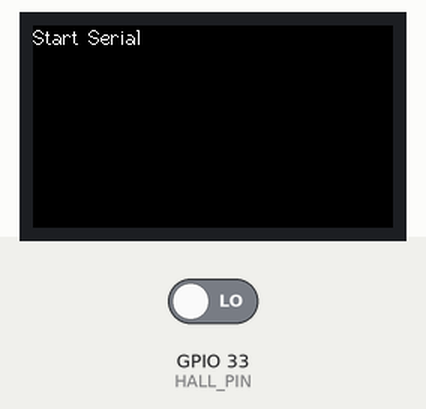
A program run on a simulated ESP32. On the bench: 240×135 colour display. The test bench sets the inputs (shaded band); at power-on: GPIO 33 (HALL_PIN) LOW. WiFi joins after 1.5 s; servers stay silent unless stated; the local clock reads 2024-03-15 10:24:30 at power-on unless the program sets it.

Above: at 0.2 s.
At 1.3 s:
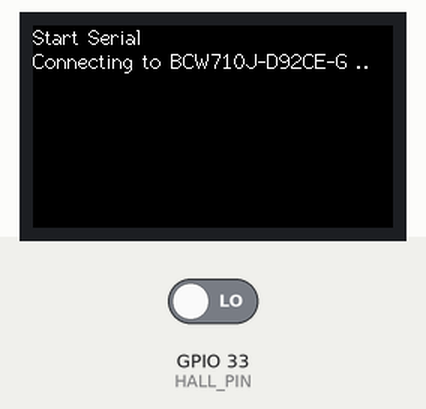
At 2.1 s:
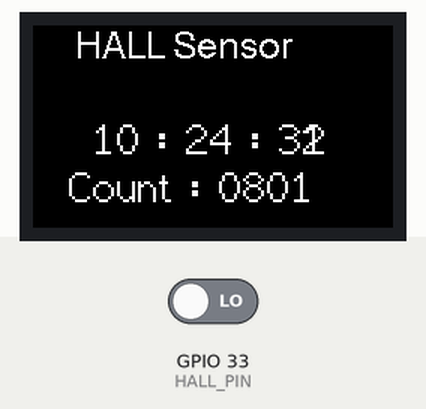
At 9.1 s:
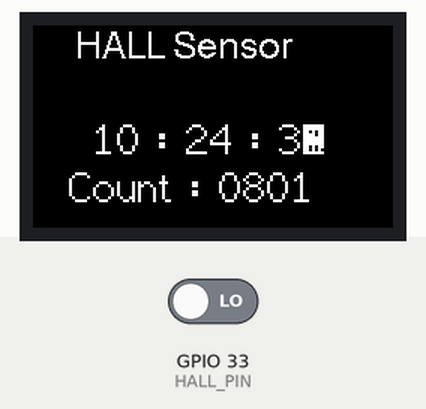
At 20.1 s:
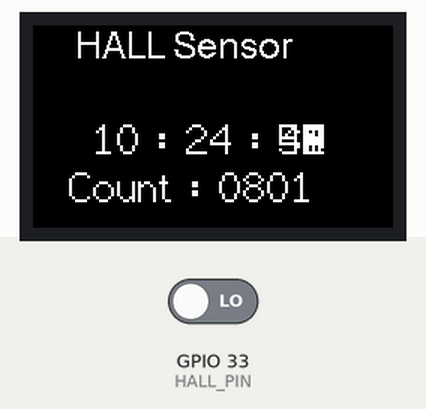
At 30.1 s:
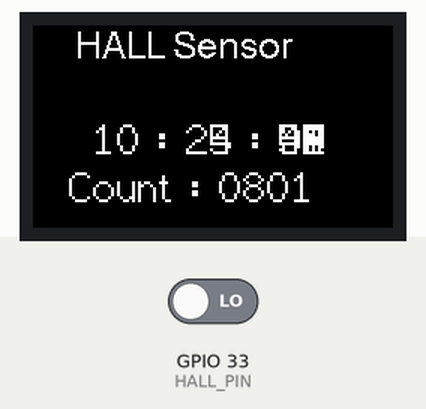

The program:

main.cpp
```cpp
//Low-level signal can be generated when the magnet S pole is close to the front of the sensor
//OR the N pole is close to the back, and the internal LED indicator will light up, the screen wiil display 0.

#include <M5stickCPlus.h>
#include <HTTPClient.h>
#include <ArduinoJson.h>
#include <WiFi.h>
#include <time.h>
#include <stdio.h>
#define HALL_PIN 33

const char* ssid     = "BCW710J-D92CE-G";
const char* password = "544558d777de8";

const int capacity = JSON_OBJECT_SIZE(1);
StaticJsonDocument<capacity> json_request;
char buffer[255];

const char *host = "https://a9atl802u7.execute-api.ap-northeast-1.amazonaws.com/default/count_to_table";

void header(const char *string, uint16_t color)
{
  M5.Lcd.fillScreen(color);
  M5.Lcd.setTextSize(1);
  M5.Lcd.setTextColor(TFT_WHITE, TFT_BLACK);
  M5.Lcd.fillRect(0, 0, 320, 30, TFT_BLACK);
  M5.Lcd.setTextDatum(TC_DATUM);
  M5.Lcd.drawString(string, 100, 3, 4);
}

void setup() {
  M5.begin(true, false, true);
  M5.Lcd.setRotation(3);
  M5.Lcd.setCursor(0, 0, 2);

  M5.Lcd.println("Start Serial");
  Serial.begin(9600);
  while (!Serial);
  delay(100);

  M5.Lcd.printf("Connecting to %s ", ssid);
  WiFi.begin(ssid, password);
  while (WiFi.status() != WL_CONNECTED) {
    delay(500);
    M5.Lcd.print(".");
  }
  Serial.println("");
  M5.Lcd.println(" CONNECTED");

  configTime(9 * 3600, 0, "ntp.nict.jp"); // Set ntp time to local

  header("HALL Sensor", TFT_BLACK);
  pinMode(HALL_PIN, INPUT);
}

int flag_status = 1;
int count = 800;
int flag_post = 0;

void loop() {
  struct tm timeInfo;
  getLocalTime(&timeInfo);

  bool status = digitalRead(HALL_PIN);
  M5.Lcd.setTextSize(2);
  M5.Lcd.setCursor(40, 60, 2);
  if (flag_status - status == 1) {
    count++;
  }
  // M5.Lcd.fillScreen(BLACK);
  M5.Lcd.printf("%02d : %02d : %02d\r\n  Count : %04d\r\n", timeInfo.tm_hour, timeInfo.tm_min, timeInfo.tm_sec, count);

  if ((timeInfo.tm_min == 59) && timeInfo.tm_sec == 59 && flag_post == 0) {

    json_request["counter"] = count;

    serializeJson(json_request, Serial);
    Serial.println("");

    serializeJson(json_request, buffer, sizeof(buffer));

    HTTPClient http;
    http.begin(host);
    http.addHeader("Content-Type", "application/json");
    int status_code = http.POST((uint8_t*)buffer, strlen(buffer));
    Serial.printf("status_code : %d\r\n", status_code);
    //M5.Lcd.printf("status_code : %d\r\n", status_code);
    if (status_code == 200) {
      Stream* resp = http.getStreamPtr();

      DynamicJsonDocument json_response(255);
      deserializeJson(json_response, *resp);

      serializeJson(json_response, Serial);
      Serial.println("");
    }
    http.end();
    count = 0;
    M5.Lcd.printf("");
    flag_post = 1;
  } else if (timeInfo.tm_sec == 1) {
    flag_post = 0;
  }
  flag_status = status;
}
```

Measured:
- what the display in image 1 shows lasts 0.5 s, from 1.3 s to 1.8 s
- what the display in image 2 shows lasts 1.0 s, from 2.0 s to 3.0 s
- what the display in image 4 shows lasts 10.0 s, from 20.0 s to 30.0 s
